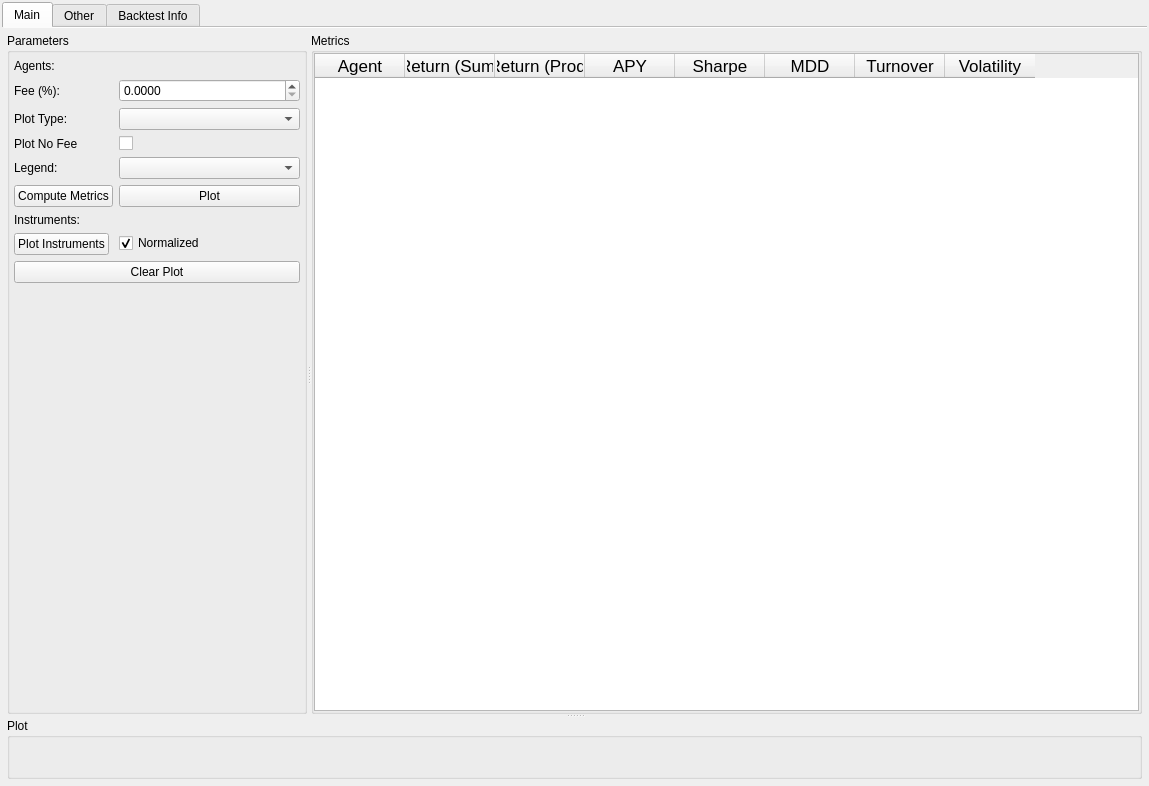
<?xml version="1.0" encoding="UTF-8"?>
<ui version="4.0">
 <class>FormPlot</class>
 <widget class="QWidget" name="FormPlot">
  <property name="geometry">
   <rect>
    <x>0</x>
    <y>0</y>
    <width>1149</width>
    <height>786</height>
   </rect>
  </property>
  <property name="windowTitle">
   <string>Backtest Results</string>
  </property>
  <layout class="QVBoxLayout" name="verticalLayout">
   <property name="leftMargin">
    <number>2</number>
   </property>
   <property name="topMargin">
    <number>2</number>
   </property>
   <property name="rightMargin">
    <number>2</number>
   </property>
   <property name="bottomMargin">
    <number>2</number>
   </property>
   <item>
    <widget class="QTabWidget" name="tabWidgetBacktestResults">
     <property name="tabPosition">
      <enum>QTabWidget::North</enum>
     </property>
     <property name="tabShape">
      <enum>QTabWidget::Rounded</enum>
     </property>
     <property name="currentIndex">
      <number>0</number>
     </property>
     <property name="elideMode">
      <enum>Qt::ElideRight</enum>
     </property>
     <property name="usesScrollButtons">
      <bool>false</bool>
     </property>
     <property name="documentMode">
      <bool>true</bool>
     </property>
     <property name="tabsClosable">
      <bool>false</bool>
     </property>
     <property name="movable">
      <bool>false</bool>
     </property>
     <property name="tabBarAutoHide">
      <bool>false</bool>
     </property>
     <widget class="QWidget" name="tabMainResults">
      <attribute name="title">
       <string>Main</string>
      </attribute>
      <layout class="QVBoxLayout" name="verticalLayout_4">
       <property name="leftMargin">
        <number>5</number>
       </property>
       <property name="topMargin">
        <number>5</number>
       </property>
       <property name="rightMargin">
        <number>5</number>
       </property>
       <property name="bottomMargin">
        <number>5</number>
       </property>
       <item>
        <widget class="QSplitter" name="splitter_2">
         <property name="orientation">
          <enum>Qt::Vertical</enum>
         </property>
         <widget class="QSplitter" name="splitter">
          <property name="orientation">
           <enum>Qt::Horizontal</enum>
          </property>
          <widget class="QGroupBox" name="groupBoxPlotParameters">
           <property name="maximumSize">
            <size>
             <width>300</width>
             <height>16777215</height>
            </size>
           </property>
           <property name="title">
            <string>Parameters</string>
           </property>
           <layout class="QFormLayout" name="formLayout_2">
            <property name="leftMargin">
             <number>4</number>
            </property>
            <property name="topMargin">
             <number>6</number>
            </property>
            <property name="rightMargin">
             <number>4</number>
            </property>
            <property name="bottomMargin">
             <number>2</number>
            </property>
            <item row="0" column="0">
             <widget class="QLabel" name="labelPlotAgents">
              <property name="text">
               <string>Agents:</string>
              </property>
             </widget>
            </item>
            <item row="1" column="0">
             <widget class="QLabel" name="labelPlotFee">
              <property name="text">
               <string>Fee (%):</string>
              </property>
             </widget>
            </item>
            <item row="1" column="1">
             <widget class="QDoubleSpinBox" name="doubleSpinBoxPlotFee">
              <property name="minimumSize">
               <size>
                <width>0</width>
                <height>20</height>
               </size>
              </property>
              <property name="decimals">
               <number>4</number>
              </property>
              <property name="singleStep">
               <double>0.000100000000000</double>
              </property>
             </widget>
            </item>
            <item row="2" column="0">
             <widget class="QLabel" name="labelPlotType">
              <property name="text">
               <string>Plot Type:</string>
              </property>
             </widget>
            </item>
            <item row="2" column="1">
             <widget class="QComboBox" name="comboBoxPlotType"/>
            </item>
            <item row="3" column="0">
             <widget class="QLabel" name="labelPlotNoFee">
              <property name="text">
               <string>Plot No Fee</string>
              </property>
             </widget>
            </item>
            <item row="3" column="1">
             <widget class="QCheckBox" name="checkBoxPlotWithNoFee">
              <property name="text">
               <string/>
              </property>
             </widget>
            </item>
            <item row="4" column="0">
             <widget class="QLabel" name="labelLegend">
              <property name="text">
               <string>Legend:</string>
              </property>
             </widget>
            </item>
            <item row="4" column="1">
             <widget class="QComboBox" name="comboBoxLegend"/>
            </item>
            <item row="5" column="1">
             <widget class="QPushButton" name="pushButtonPlot">
              <property name="sizePolicy">
               <sizepolicy hsizetype="Preferred" vsizetype="Fixed">
                <horstretch>0</horstretch>
                <verstretch>0</verstretch>
               </sizepolicy>
              </property>
              <property name="text">
               <string>Plot</string>
              </property>
             </widget>
            </item>
            <item row="5" column="0">
             <widget class="QPushButton" name="pushButtonComputeMetrics">
              <property name="sizePolicy">
               <sizepolicy hsizetype="Preferred" vsizetype="Fixed">
                <horstretch>0</horstretch>
                <verstretch>0</verstretch>
               </sizepolicy>
              </property>
              <property name="text">
               <string>Compute Metrics</string>
              </property>
             </widget>
            </item>
            <item row="6" column="0">
             <widget class="QLabel" name="labelMainInstruments">
              <property name="text">
               <string>Instruments:</string>
              </property>
             </widget>
            </item>
            <item row="7" column="0">
             <widget class="QPushButton" name="pushButtonPlotInstruments">
              <property name="text">
               <string>Plot Instruments</string>
              </property>
             </widget>
            </item>
            <item row="7" column="1">
             <widget class="QCheckBox" name="checkBoxNormalized">
              <property name="text">
               <string>Normalized</string>
              </property>
              <property name="checked">
               <bool>true</bool>
              </property>
             </widget>
            </item>
            <item row="8" column="0" colspan="2">
             <widget class="QPushButton" name="pushButtonClearPlot">
              <property name="text">
               <string>Clear Plot</string>
              </property>
             </widget>
            </item>
           </layout>
          </widget>
          <widget class="QGroupBox" name="groupBoxMetrics">
           <property name="minimumSize">
            <size>
             <width>300</width>
             <height>0</height>
            </size>
           </property>
           <property name="maximumSize">
            <size>
             <width>16777215</width>
             <height>16777215</height>
            </size>
           </property>
           <property name="title">
            <string>Metrics</string>
           </property>
           <layout class="QVBoxLayout" name="verticalLayout_3">
            <property name="leftMargin">
             <number>0</number>
            </property>
            <property name="topMargin">
             <number>0</number>
            </property>
            <property name="rightMargin">
             <number>0</number>
            </property>
            <property name="bottomMargin">
             <number>0</number>
            </property>
            <item>
             <widget class="QTableWidget" name="tableWidgetMetrics">
              <property name="font">
               <font>
                <pointsize>13</pointsize>
               </font>
              </property>
              <attribute name="horizontalHeaderDefaultSectionSize">
               <number>90</number>
              </attribute>
              <column>
               <property name="text">
                <string>Agent</string>
               </property>
              </column>
              <column>
               <property name="text">
                <string>Return (Sum)</string>
               </property>
              </column>
              <column>
               <property name="text">
                <string>Return (Prod)</string>
               </property>
              </column>
              <column>
               <property name="text">
                <string>APY</string>
               </property>
              </column>
              <column>
               <property name="text">
                <string>Sharpe</string>
               </property>
              </column>
              <column>
               <property name="text">
                <string>MDD</string>
               </property>
              </column>
              <column>
               <property name="text">
                <string>Turnover</string>
               </property>
              </column>
              <column>
               <property name="text">
                <string>Volatility</string>
               </property>
              </column>
             </widget>
            </item>
           </layout>
          </widget>
         </widget>
         <widget class="QGroupBox" name="groupBoxPlot">
          <property name="sizePolicy">
           <sizepolicy hsizetype="Expanding" vsizetype="Expanding">
            <horstretch>0</horstretch>
            <verstretch>0</verstretch>
           </sizepolicy>
          </property>
          <property name="minimumSize">
           <size>
            <width>700</width>
            <height>0</height>
           </size>
          </property>
          <property name="title">
           <string>Plot</string>
          </property>
          <layout class="QVBoxLayout" name="verticalLayout_2">
           <property name="leftMargin">
            <number>0</number>
           </property>
           <property name="topMargin">
            <number>0</number>
           </property>
           <property name="rightMargin">
            <number>0</number>
           </property>
           <property name="bottomMargin">
            <number>0</number>
           </property>
          </layout>
         </widget>
        </widget>
       </item>
      </layout>
     </widget>
     <widget class="QWidget" name="tabOtherResults">
      <attribute name="title">
       <string>Other</string>
      </attribute>
     </widget>
     <widget class="QWidget" name="tabBacktestInfo">
      <attribute name="title">
       <string>Backtest Info</string>
      </attribute>
      <layout class="QVBoxLayout" name="verticalLayout_5">
       <item>
        <widget class="QSplitter" name="splitter_4">
         <property name="orientation">
          <enum>Qt::Vertical</enum>
         </property>
         <widget class="QSplitter" name="splitter_3">
          <property name="orientation">
           <enum>Qt::Horizontal</enum>
          </property>
          <widget class="QGroupBox" name="groupBoxGeneralInfo">
           <property name="title">
            <string>General Info</string>
           </property>
           <layout class="QFormLayout" name="formLayout">
            <item row="0" column="0">
             <widget class="QLabel" name="labelRunId">
              <property name="text">
               <string>Run ID:</string>
              </property>
             </widget>
            </item>
            <item row="0" column="1">
             <widget class="QLineEdit" name="lineEditRunId">
              <property name="enabled">
               <bool>false</bool>
              </property>
             </widget>
            </item>
            <item row="1" column="0">
             <widget class="QLabel" name="labelRunTime">
              <property name="text">
               <string>Run Time:</string>
              </property>
             </widget>
            </item>
            <item row="1" column="1">
             <widget class="QLineEdit" name="lineEditRunTime">
              <property name="enabled">
               <bool>false</bool>
              </property>
             </widget>
            </item>
           </layout>
          </widget>
          <widget class="QGroupBox" name="groupBoxBacktestInfo">
           <property name="title">
            <string>Backtest Info</string>
           </property>
           <layout class="QFormLayout" name="formLayout_3">
            <item row="0" column="0">
             <widget class="QLabel" name="labelDataset">
              <property name="text">
               <string>Exchange or Dataset:</string>
              </property>
             </widget>
            </item>
            <item row="0" column="1">
             <widget class="QLineEdit" name="lineEditDataset">
              <property name="enabled">
               <bool>false</bool>
              </property>
             </widget>
            </item>
            <item row="1" column="0">
             <widget class="QLabel" name="labelInstruments">
              <property name="text">
               <string>Instruments:</string>
              </property>
             </widget>
            </item>
            <item row="1" column="1">
             <widget class="QTextEdit" name="textEditInstruments">
              <property name="enabled">
               <bool>false</bool>
              </property>
             </widget>
            </item>
            <item row="2" column="0">
             <widget class="QLabel" name="labelResolution">
              <property name="enabled">
               <bool>true</bool>
              </property>
              <property name="text">
               <string>Resolution:</string>
              </property>
             </widget>
            </item>
            <item row="2" column="1">
             <widget class="QLineEdit" name="lineEditResolution">
              <property name="enabled">
               <bool>false</bool>
              </property>
             </widget>
            </item>
            <item row="3" column="0">
             <widget class="QLabel" name="labelStep">
              <property name="text">
               <string>Step:</string>
              </property>
             </widget>
            </item>
            <item row="3" column="1">
             <widget class="QLineEdit" name="lineEditStep">
              <property name="enabled">
               <bool>false</bool>
              </property>
             </widget>
            </item>
            <item row="4" column="0">
             <widget class="QLabel" name="labelFee">
              <property name="text">
               <string>Fee (%):</string>
              </property>
             </widget>
            </item>
            <item row="4" column="1">
             <widget class="QLineEdit" name="lineEditFee">
              <property name="enabled">
               <bool>false</bool>
              </property>
             </widget>
            </item>
            <item row="5" column="0">
             <widget class="QLabel" name="labelBacktestStart">
              <property name="text">
               <string>Backtest Start:</string>
              </property>
             </widget>
            </item>
            <item row="5" column="1">
             <widget class="QLineEdit" name="lineEditBacktestStart">
              <property name="enabled">
               <bool>false</bool>
              </property>
             </widget>
            </item>
            <item row="6" column="0">
             <widget class="QLabel" name="labelBacktestEnd">
              <property name="text">
               <string>Backtest End:</string>
              </property>
             </widget>
            </item>
            <item row="6" column="1">
             <widget class="QLineEdit" name="lineEditBacktestEnd">
              <property name="enabled">
               <bool>false</bool>
              </property>
             </widget>
            </item>
           </layout>
          </widget>
         </widget>
         <widget class="QGroupBox" name="groupBoxAgentsInfo">
          <property name="title">
           <string>Agents Info</string>
          </property>
          <layout class="QVBoxLayout" name="verticalLayout_6">
           <property name="leftMargin">
            <number>0</number>
           </property>
           <property name="topMargin">
            <number>0</number>
           </property>
           <property name="rightMargin">
            <number>0</number>
           </property>
           <property name="bottomMargin">
            <number>0</number>
           </property>
           <item>
            <widget class="QTableWidget" name="tableWidgetAgentsInfo">
             <attribute name="horizontalHeaderDefaultSectionSize">
              <number>500</number>
             </attribute>
             <column>
              <property name="text">
               <string>Agent</string>
              </property>
             </column>
             <column>
              <property name="text">
               <string>Parameters</string>
              </property>
             </column>
            </widget>
           </item>
          </layout>
         </widget>
        </widget>
       </item>
      </layout>
     </widget>
    </widget>
   </item>
  </layout>
 </widget>
 <resources/>
 <connections/>
</ui>
